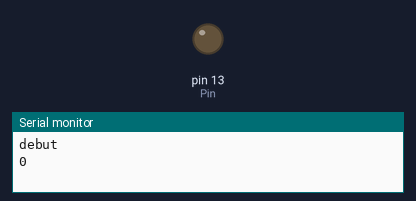
The sketch below on a simulated Arduino Uno, built with avr-gcc and run on an emulated ATmega328P. Parts: output pins drawn as LEDs (lit = HIGH), the last lines printed to the serial monitor.

Above: at 0.1 s.
At 39.62 s:
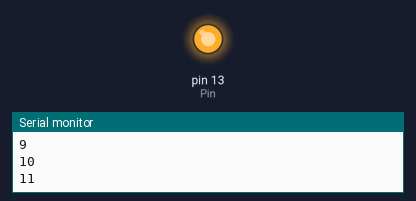
Timing chart, 0 to 40.0 s (numbered marks = the images above):
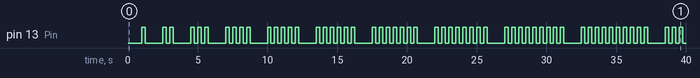

The sketch:

tesst.ino
```cpp
boolean affichage;
int Pin=13;
void setup()
{
  Serial.begin(9600);
  affichage=true;
  Serial.println("debut");
  pinMode(Pin,OUTPUT);
}
void loop()
{
   if (affichage)
   {
       for (int compteur=0;compteur<=20;compteur=compteur+1)
            {
            Serial.println(compteur);
            for (int Clignote=0;Clignote<compteur;Clignote=Clignote+1)
             {
              digitalWrite(Pin,1);
              delay(250);
              digitalWrite(Pin,0);
              delay(250);
             }
            delay(1000);
            }
             affichage=false;
   }
}
```

Measured:
- by itself, pin 13 (Pin): LOW → HIGH at 1.0 s, → LOW 0.25 s later, → HIGH 1.3 s later, → LOW 0.25 s later, … (116 changes in this stretch)
